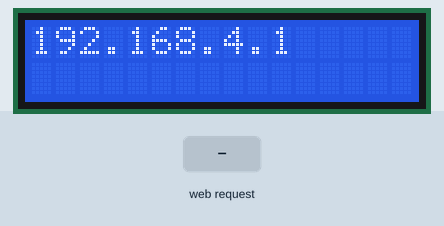
Recording of a sketch running on a simulated ESP8266 (NodeMCU). On the bench: 16×2 character LCD. Inputs (shaded band) come from the test bench. What the sketch prints to the serial monitor is not drawn.

Above: at 1.3 s.
1.4 s: HTTP request GET /?userInput=1 received
At 1.61 s:
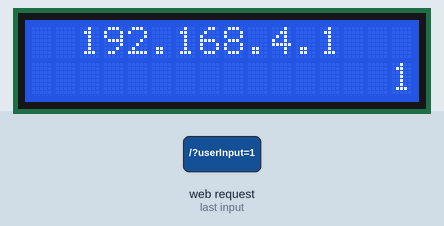
At 8.2 s:
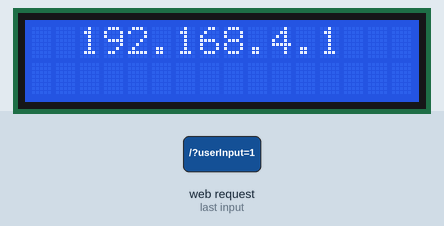
Timing chart, 0 to 9.3 s (numbered marks = the images above; inputs shaded):
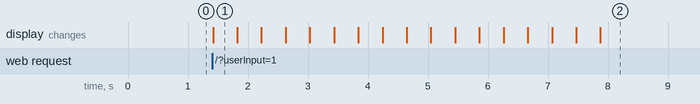

Measured:
- after the input at 1.4 s, the display: changes at once (image 1)
- what the display in image 1 shows lasts 0.4 s, from 1.4 s to 1.8 s

The sketch:

onoSendai.ino
```cpp
#include <ESP8266WiFi.h>
#include <WiFiClient.h>
#include <ESP8266WebServer.h>
#include <ESP8266mDNS.h>
#include <LiquidCrystal_I2C.h>


#include "index.h" //Our HTML webpage contents

// Constant for lcd size
#define LCDWIDTH 16
#define LCDHEIGHT 2

//SSID and Password for ESP8266
const char* ssid = "PartyHat";
const char* password = "" ;
const String s = MAIN_page; //Read HTML page

//Global Variables
int scrollingRow = LCDHEIGHT / 2;
int pinnedRow =  LCDHEIGHT / 2 - 1;
int scrollingSpeed = 400;
String ipAddress;


ESP8266WebServer server(80); //Server on port 80
LiquidCrystal_I2C lcd(0x27, 16, 2);

//===============================================================
// This routine is executed when you open its IP in browser
//===============================================================
void handleRoot() {
  if ( server.hasArg ("userInput")){
    handlePostForm();
    Serial.println("new path worked");
    }
  else {
    server.send(200, "text/html", s); //Send web page
    }
}

void handlePostForm(){
  String userInput = server.arg("userInput");
  Serial.println("Text received. Contents: ");
  Serial.println(userInput);
  lcd.clear();
  lcd.setCursor(0,0);
  //lcd.print("Text received. Contents: ");
  //lcd.setCursor(0,1);
  server.send(200, "text/html", s);
  pinAndScrollText(ipAddress, pinnedRow, userInput, scrollingRow, scrollingSpeed);

}
void handleNotFound() {
  handleRoot();
}

/*
 This routine is from Goet.  They posted it on the arduino forum at the following link:
  https://forum.arduino.cc/index.php?topic=216486.0
   This procedure pins a given text in the center of a desired row while scrolling from right to left another given text on another desired row.
    Parameters:
    const String &pinnedText: pinned String
    int pinnedRow: desired row for pinned String
    const String &scrollingText: scrolling String
    int scrollingRow: desired row for scrolling String
    int v = scrolling speed expressed in milliseconds
*/
void pinAndScrollText(const String &pinnedText, int pinnedRow, const String &scrollingText, int scrollingRow, int v) {
  if (pinnedRow == scrollingRow || pinnedRow < 0 || scrollingRow < 0 || pinnedRow >= LCDHEIGHT || scrollingRow >= LCDHEIGHT || pinnedText.length() > LCDWIDTH || v < 0) {
    lcd.clear();
    lcd.print("Error");
    while (1);
  }
  int l = pinnedText.length();
  lcd.setCursor(l % 2 == 0 ? LCDWIDTH / 2 - (l / 2) : LCDWIDTH / 2 - (l / 2) - 1, pinnedRow);
  lcd.print(pinnedText);
  int x = LCDWIDTH;
  int n = scrollingText.length() + x;
  int i = 0;
  int j = 0;
  while (n > 0) {
    if (x > 0) {
      x--;
    }
    lcd.setCursor(x, scrollingRow);
    if (n > LCDWIDTH) {
      j++;
      i = (j > LCDWIDTH) ? i + 1 : 0;
      lcd.print(scrollingText.substring(i, j));
    } else {
      i = i > 0 ? i + 1 : 0;
      if (n == scrollingText.length()) {
        i++;
      }
      lcd.print(scrollingText.substring(i, j));
      lcd.setCursor(n - 1, scrollingRow);
      lcd.print(' ');
    }
    n--;
    if (n > 0) {
      delay(v);
    }
  }
}
//==============================================================
//                  SETUP
//==============================================================
void setup(void){
  Serial.begin(9600);
  Serial.println("Setting UP...");
  //WiFi.mode(WIFI_AP);           //Only Access point
  WiFi.softAP(ssid, password);  //Start HOTspot removing password will disable security

  IPAddress myIP = WiFi.softAPIP(); //Get IP address
  ipAddress = myIP.toString();
  Serial.print("HotSpt IP:");
  Serial.println(myIP);


  server.on("/", handleRoot);      //Which routine to handle at root location
  //server.on("/postForm", handlePostForm); //Handle a form that's posted

  //start DNS
  if (!MDNS.begin("powermeter")) {             // Start the mDNS responder for esp8266.local
    Serial.println("Error setting up MDNS responder!");
  }
  Serial.println("mDNS responder started");


  server.begin();                  //Start server
  Serial.println("HTTP server started");


//============= set up LCD ====================================
  lcd.begin(16,2);
  lcd.init();
  lcd.backlight();
  lcd.clear();
  lcd.setCursor(0,0);
  lcd.print(myIP);
}

//==============================================================
//                     LOOP
//==============================================================
void loop(void){
  server.handleClient();          //Handle client requests

}
```

index.h
```cpp
const char MAIN_page[] PROGMEM = R"=====(
<!DOCTYPE html>
<html>
<head>
  <title>Power Meter</title>
</head>
<body>
  <h1><center>AYPMABTU?</center></h1>
  <form method="POST" action="/">
    <center><input id ="userInput" name = "userInput" type="text" placeholder="what do you want to say?" required="" pattern=".{3,50}" title="Text must be between 3 and 50 characters"></center>
    <center><input type="Submit" value="SendText"></center>
  </form>
</body>
</html>
)=====";
```
